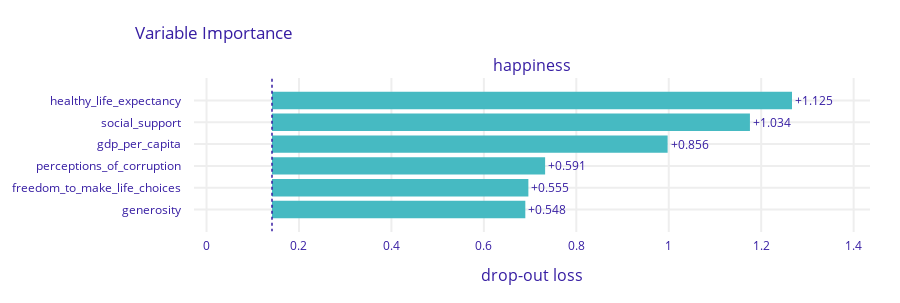

The notebook cell this image was saved under:
### Code cell
explainer.model_parts().plot()
explainer.model_parts(type='shap_wrapper').plot()

### Figure 1 — Plotly figure (JSON) as saved in the notebook; plotly's stock layout.template omitted (floating-point values rounded to 4 significant figures)
{"data": [{"base": 0.1416, "hoverinfo": "text", "hoverlabel": {"bgcolor": "rgba(0,0,0,0.8)"}, "hovertext": ["Model: happiness loss after<br>variable: healthy_life_expectancy is permuted: 1.267<br>Drop-out loss change: +1.125", "Model: happiness loss after<br>variable: social_support is permuted: 1.176<br>Drop-out loss change: +1.034", "Model: happiness loss after<br>variable: gdp_per_capita is permuted: 0.998<br>Drop-out loss change: +0.856", "Model: happiness loss after<br>variable: perceptions_of_corruption is permuted: 0.733<br>Drop-out loss change: +0.591", "Model: happiness loss after<br>variable: freedom_to_make_life_choices is permuted: 0.696<br>Drop-out loss change: +0.555", "Model: happiness loss after<br>variable: generosity is permuted: 0.69<br>Drop-out loss change: +0.548"], "marker": {"color": "#46bac2"}, "orientation": "h", "showlegend": false, "text": ["+1.125", "+1.034", "+0.856", "+0.591", "+0.555", "+0.548"], "textposition": "outside", "type": "bar", "x": [1.125, 1.034, 0.8559, 0.5909, 0.5547, 0.548], "xaxis": "x", "y": ["healthy_life_expectancy", "social_support", "gdp_per_capita", "perceptions_of_corruption", "freedom_to_make_life_choices", "generosity"], "yaxis": "y"}], "layout": {"annotations": [{"font": {"size": 16}, "showarrow": false, "text": "happiness", "x": 0.5, "xanchor": "center", "xref": "paper", "y": 1, "yanchor": "bottom", "yref": "paper"}, {"font": {"size": 16}, "showarrow": false, "text": "drop-out loss", "x": 0.5, "xanchor": "center", "xref": "paper", "y": 0, "yanchor": "top", "yref": "paper", "yshift": -30}], "font": {"color": "#371ea3"}, "height": 303, "margin": {"b": 71, "r": 30, "t": 78}, "shapes": [{"line": {"color": "#371ea3", "dash": "dot", "width": 1.5}, "type": "line", "x0": 0.1416, "x1": 0.1416, "xref": "x", "y0": -1, "y1": 6, "yref": "y"}], "title": {"text": "Variable Importance", "x": 0.15}, "xaxis": {"anchor": "y", "automargin": true, "domain": [0, 1], "fixedrange": true, "gridwidth": 2, "range": [-0.0271, 1.435], "tickcolor": "white", "ticklen": 3, "ticks": "outside", "type": "linear", "zeroline": false}, "yaxis": {"anchor": "x", "automargin": true, "autorange": "reversed", "domain": [0, 1], "fixedrange": true, "gridwidth": 2, "tickcolor": "white", "ticklen": 10, "ticks": "outside", "type": "category"}}}
